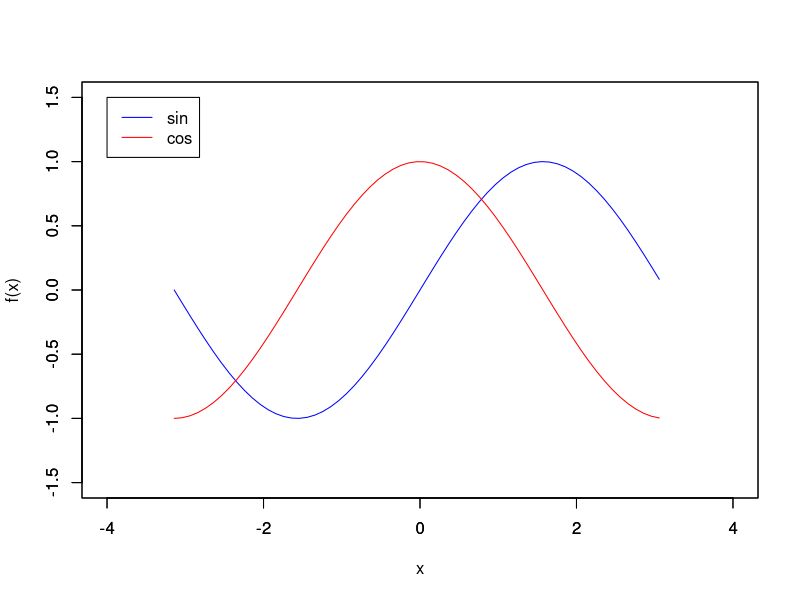

Recreate this plot in R.
xx = seq(-pi,pi,0.1)


plot(
  xx, sin(xx),
  xlim=c(-4,4),
  ylim=c(-1.5,1.5),
  type="l",
  col="blue",
  xlab="x",
  ylab="f(x)"
)

par(new=TRUE)
plot(
  xx, cos(xx),
  xlim=c(-4,4),
  ylim=c(-1.5,1.5),
  type="l",
  col="red",
  xlab="",
  ylab="",
)

legend(-4,1.5, legend=c("sin", "cos"), col=c("blue","red"), lty=1)



